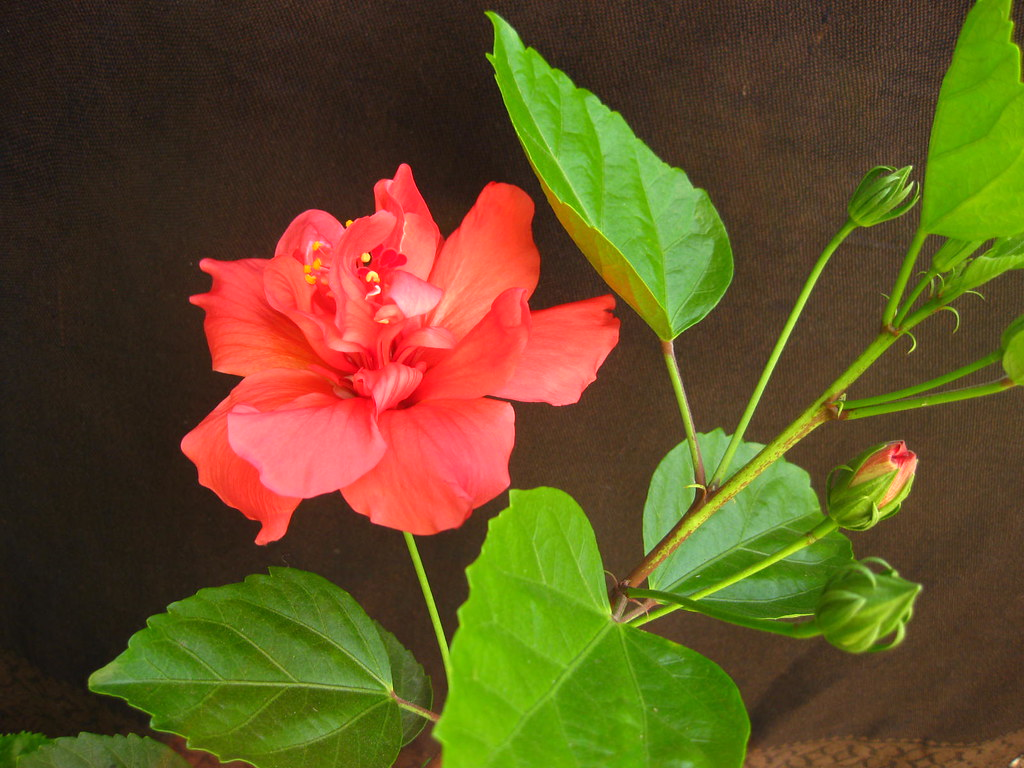
#> input picture muddamanadaaram.jpg, 1024 x 768 px
$ python SplitMerge.py
#> lines starting #> are read from the running program, lines starting #| are printed output that depends on the picture
import cv2 as cv
import numpy as np

img = cv.imread("muddamanadaaram.jpg")
#> img is the input picture: shape (768, 1024, 3); mean B, G, R 36, 81.6, 98.9
cv.imshow("flower",img)

blank = np.zeros(img.shape[:2], dtype = 'uint8')

#split an image into color channels
b,g,r = cv.split(img)
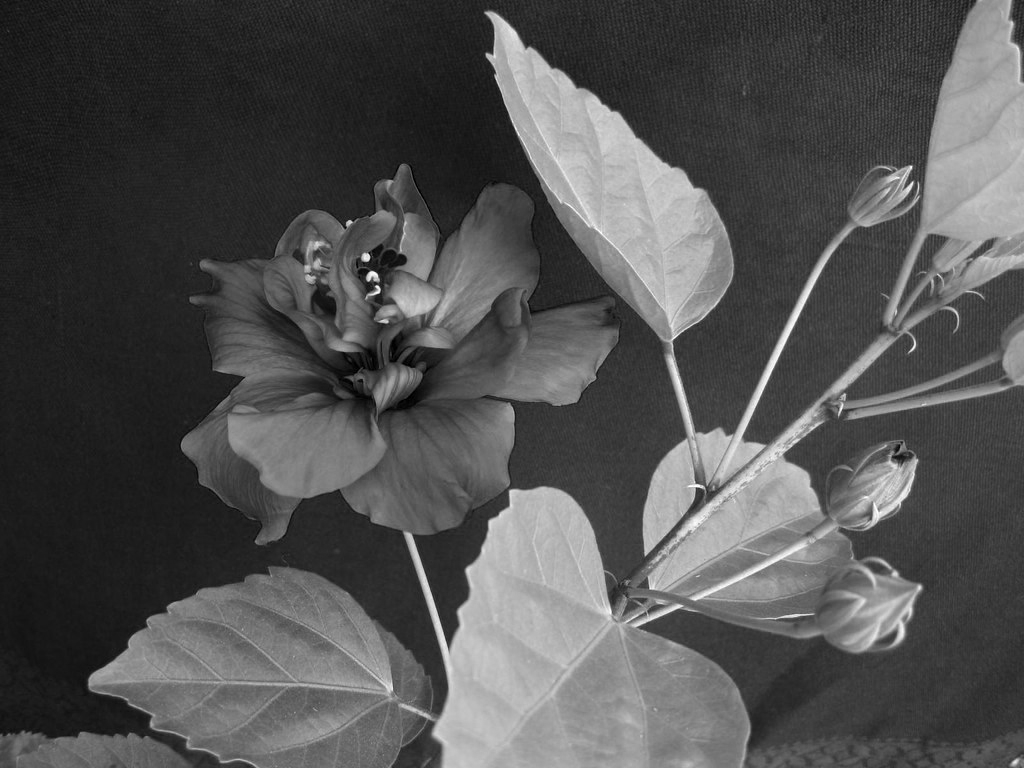
#> g: shape (768, 1024); min 0, max 255, mean 81.6
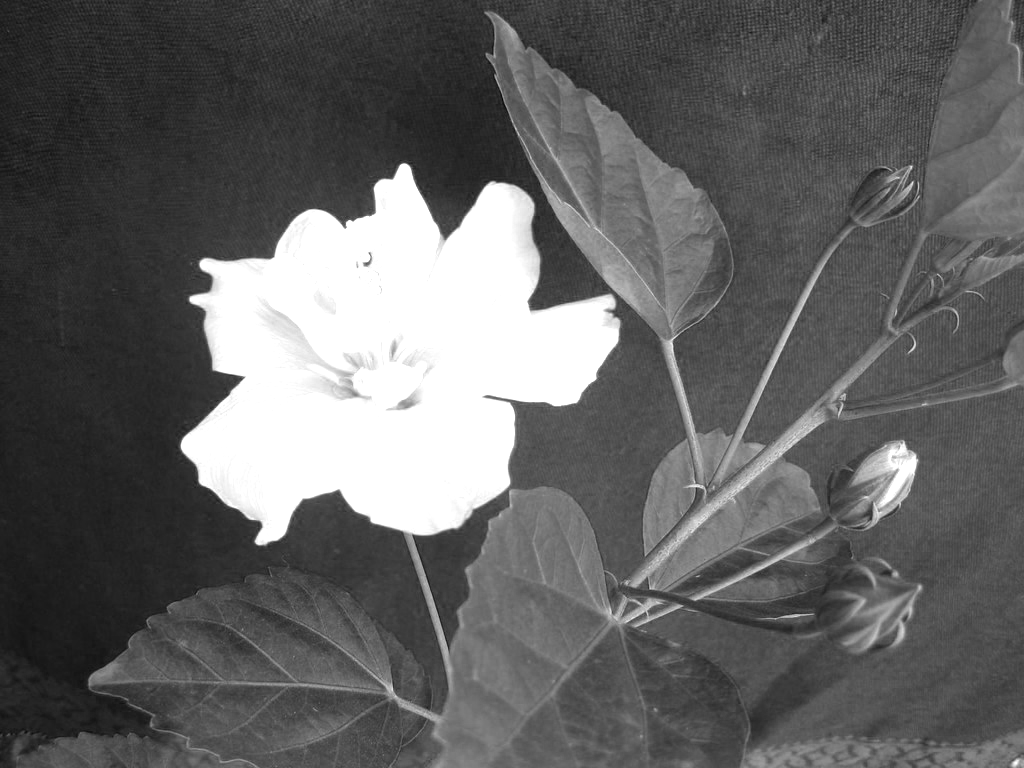
#> r: shape (768, 1024); min 4, max 255, mean 98.9

blue = cv.merge([b, blank, blank])
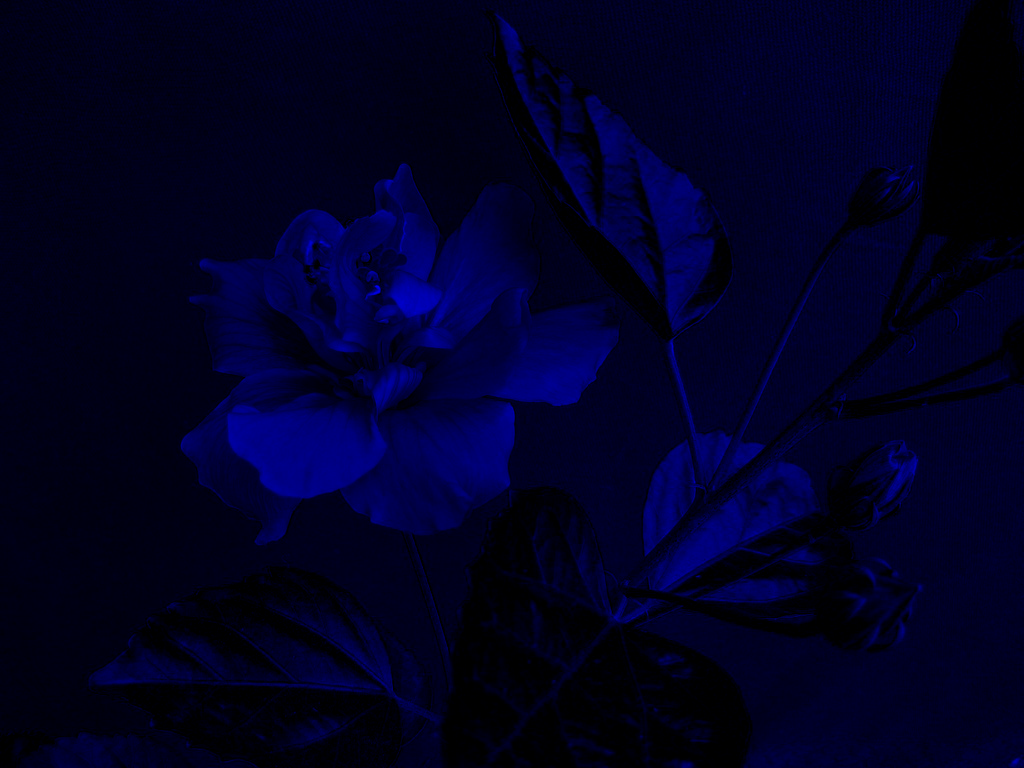
#> blue: shape (768, 1024, 3); mean of channels 0, 1, 2 36, 0, 0; drawn as B, G, R
green = cv.merge([blank, g, blank])
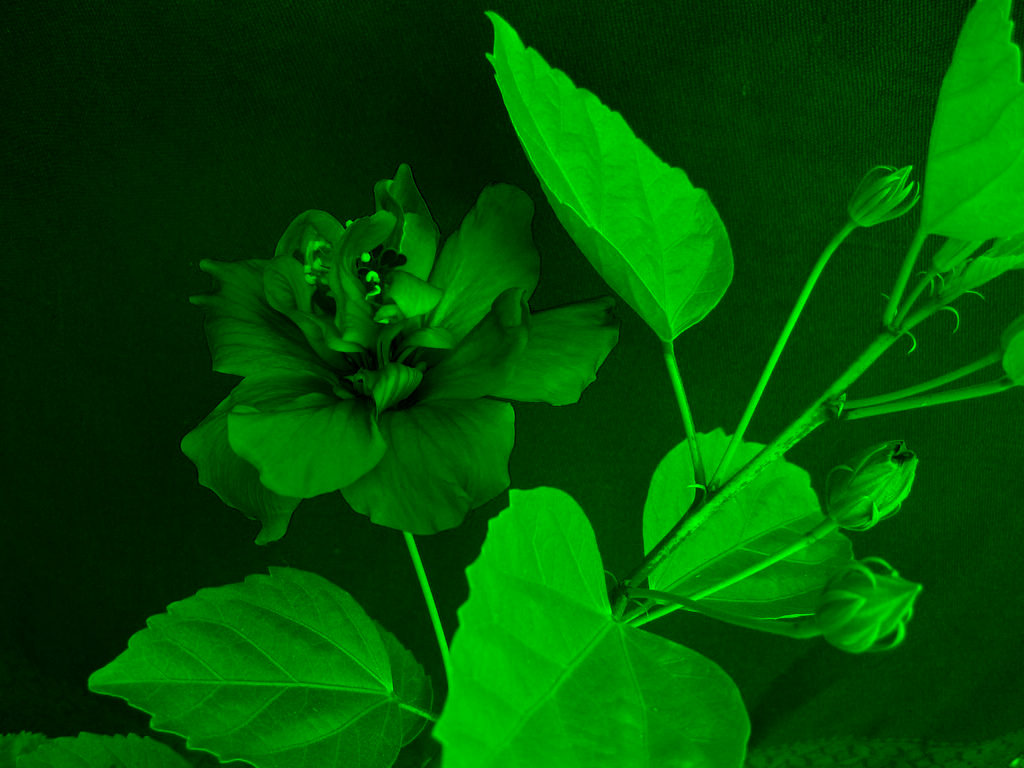
#> green: shape (768, 1024, 3); mean of channels 0, 1, 2 0, 81.6, 0; drawn as B, G, R
red = cv.merge([blank, blank, r])
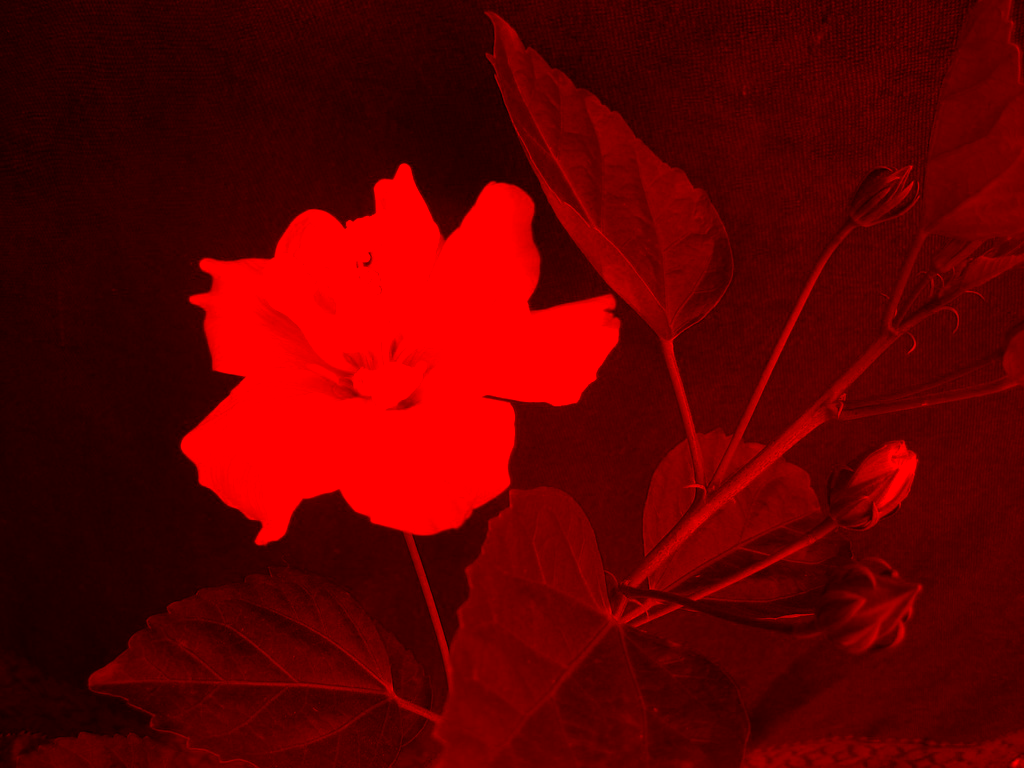
#> red: shape (768, 1024, 3); mean of channels 0, 1, 2 0, 0, 98.9; drawn as B, G, R
# cv.imshow("blue", b)
# cv.imshow("green", g)
# cv.imshow("red", r)
cv.imshow("blue", blue)
cv.imshow("green", green)
cv.imshow("red", red)

print(img.shape)
#| (768, 1024, 3)
print(b.shape)
#| (768, 1024)
print(g.shape)
#| (768, 1024)
print(r.shape)
#| (768, 1024)

#merge the color channels into an image
merged = cv.merge([b,g,r])
cv.imshow("merged image", merged)

cv.waitKey(0)

$ run again, with 2023-02-15-09-44-10-639.jpg copied over muddamanadaaram.jpg
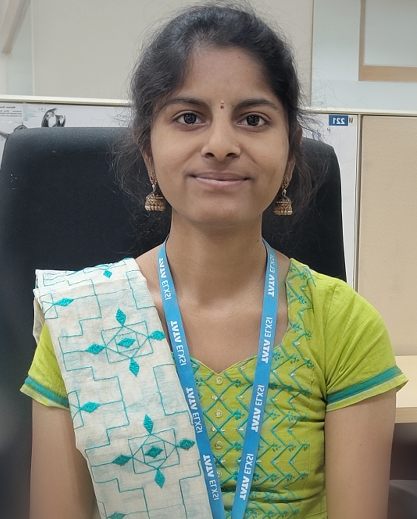
#> input picture 2023-02-15-09-44-10-639.jpg, 417 x 519 px
#> img is the input picture: shape (519, 417, 3); mean B, G, R 120.8, 136.9, 135.9
#> `green = cv.merge([blank, g, blank])`:
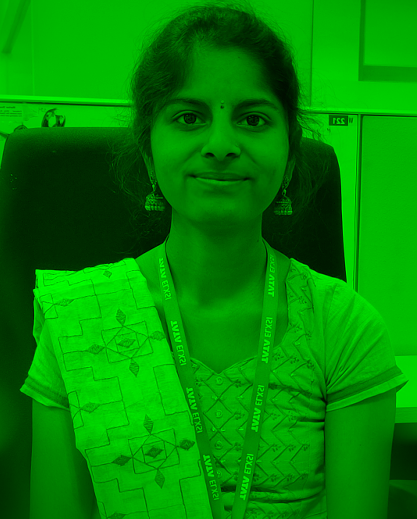
#> green: shape (519, 417, 3); mean of channels 0, 1, 2 0, 136.9, 0; drawn as B, G, R
#> `red = cv.merge([blank, blank, r])`:
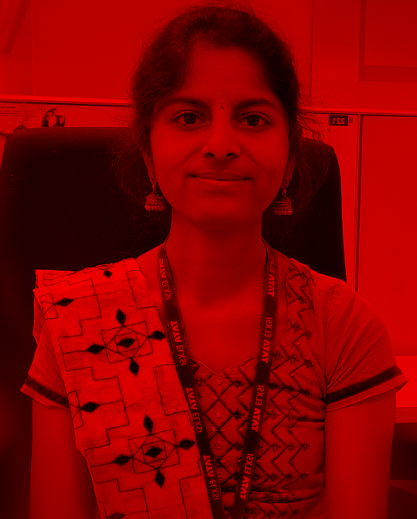
#> red: shape (519, 417, 3); mean of channels 0, 1, 2 0, 0, 135.9; drawn as B, G, R
#| (519, 417, 3)
#| (519, 417)
#| (519, 417)
#| (519, 417)
